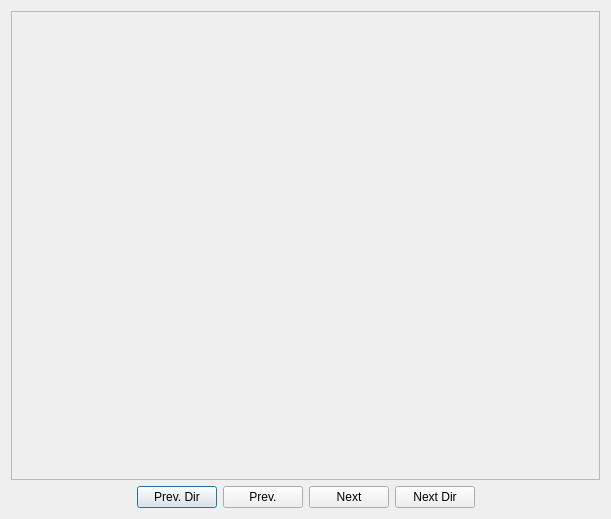
<?xml version="1.0" encoding="UTF-8"?>
<ui version="4.0">
 <class>BrowserDlg</class>
 <widget class="QDialog" name="BrowserDlg">
  <property name="geometry">
   <rect>
    <x>0</x>
    <y>0</y>
    <width>611</width>
    <height>519</height>
   </rect>
  </property>
  <property name="windowTitle">
   <string>Dialog</string>
  </property>
  <layout class="QGridLayout" name="gridLayout">
   <item row="0" column="0" colspan="6">
    <widget class="QScrollArea" name="scrollArea">
     <property name="widgetResizable">
      <bool>true</bool>
     </property>
     <widget class="QWidget" name="scrollAreaWidgetContents">
      <property name="geometry">
       <rect>
        <x>0</x>
        <y>0</y>
        <width>597</width>
        <height>478</height>
       </rect>
      </property>
     </widget>
    </widget>
   </item>
   <item row="1" column="0">
    <spacer name="horizontalSpacer">
     <property name="orientation">
      <enum>Qt::Horizontal</enum>
     </property>
     <property name="sizeHint" stdset="0">
      <size>
       <width>157</width>
       <height>20</height>
      </size>
     </property>
    </spacer>
   </item>
   <item row="1" column="1">
    <widget class="QPushButton" name="pbtPrevDir">
     <property name="text">
      <string>Prev. Dir</string>
     </property>
    </widget>
   </item>
   <item row="1" column="2">
    <widget class="QPushButton" name="pbtPrev">
     <property name="text">
      <string>Prev.</string>
     </property>
    </widget>
   </item>
   <item row="1" column="3">
    <widget class="QPushButton" name="pbtNext">
     <property name="text">
      <string>Next</string>
     </property>
    </widget>
   </item>
   <item row="1" column="4">
    <widget class="QPushButton" name="pbtNextDir">
     <property name="text">
      <string>Next Dir</string>
     </property>
    </widget>
   </item>
   <item row="1" column="5">
    <spacer name="horizontalSpacer_2">
     <property name="orientation">
      <enum>Qt::Horizontal</enum>
     </property>
     <property name="sizeHint" stdset="0">
      <size>
       <width>156</width>
       <height>20</height>
      </size>
     </property>
    </spacer>
   </item>
  </layout>
 </widget>
 <resources/>
 <connections/>
</ui>
